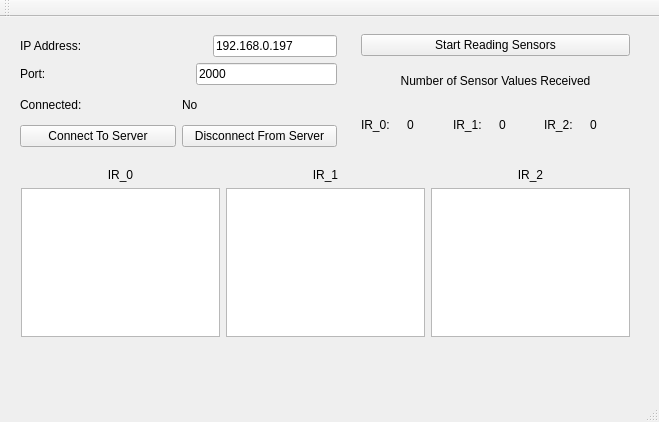
<?xml version="1.0" encoding="UTF-8"?>
<ui version="4.0">
 <class>targetAlignment</class>
 <widget class="QMainWindow" name="targetAlignment">
  <property name="geometry">
   <rect>
    <x>0</x>
    <y>0</y>
    <width>659</width>
    <height>422</height>
   </rect>
  </property>
  <property name="windowTitle">
   <string>targetAlignment</string>
  </property>
  <widget class="QWidget" name="centralWidget">
   <widget class="QWidget" name="layoutWidget">
    <property name="geometry">
     <rect>
      <x>350</x>
      <y>6</y>
      <width>291</width>
      <height>131</height>
     </rect>
    </property>
    <layout class="QVBoxLayout" name="verticalLayout_5">
     <item>
      <widget class="QPushButton" name="startSensingButton">
       <property name="text">
        <string>Start Reading Sensors</string>
       </property>
      </widget>
     </item>
     <item>
      <widget class="QLabel" name="numberOfSensorValuesReceivedLabel">
       <property name="text">
        <string>Number of Sensor Values Received</string>
       </property>
       <property name="alignment">
        <set>Qt::AlignCenter</set>
       </property>
      </widget>
     </item>
     <item>
      <layout class="QHBoxLayout" name="horizontalLayout_5">
       <item>
        <layout class="QHBoxLayout" name="horizontalLayout_4">
         <item>
          <widget class="QLabel" name="IR_0Label">
           <property name="text">
            <string>IR_0:</string>
           </property>
          </widget>
         </item>
         <item>
          <widget class="QLabel" name="IR_0CountLabel">
           <property name="text">
            <string>0</string>
           </property>
          </widget>
         </item>
        </layout>
       </item>
       <item>
        <layout class="QHBoxLayout" name="horizontalLayout_3">
         <item>
          <widget class="QLabel" name="IR_1Label">
           <property name="text">
            <string>IR_1:</string>
           </property>
          </widget>
         </item>
         <item>
          <widget class="QLabel" name="IR_1CountLabel">
           <property name="text">
            <string>0</string>
           </property>
          </widget>
         </item>
        </layout>
       </item>
       <item>
        <layout class="QHBoxLayout" name="horizontalLayout_2">
         <item>
          <widget class="QLabel" name="IR_2Label">
           <property name="text">
            <string>IR_2:</string>
           </property>
          </widget>
         </item>
         <item>
          <widget class="QLabel" name="IR_2CountLabel">
           <property name="text">
            <string>0</string>
           </property>
          </widget>
         </item>
        </layout>
       </item>
      </layout>
     </item>
    </layout>
   </widget>
   <widget class="QWidget" name="layoutWidget_2">
    <property name="geometry">
     <rect>
      <x>10</x>
      <y>140</y>
      <width>631</width>
      <height>191</height>
     </rect>
    </property>
    <layout class="QHBoxLayout" name="horizontalLayout">
     <item>
      <layout class="QVBoxLayout" name="verticalLayout">
       <item>
        <widget class="QLabel" name="label">
         <property name="text">
          <string>IR_0</string>
         </property>
         <property name="alignment">
          <set>Qt::AlignCenter</set>
         </property>
        </widget>
       </item>
       <item>
        <widget class="QPlainTextEdit" name="IR_0PlainTextEdit"/>
       </item>
      </layout>
     </item>
     <item>
      <layout class="QVBoxLayout" name="verticalLayout_2">
       <item>
        <widget class="QLabel" name="label_2">
         <property name="text">
          <string>IR_1</string>
         </property>
         <property name="alignment">
          <set>Qt::AlignCenter</set>
         </property>
        </widget>
       </item>
       <item>
        <widget class="QPlainTextEdit" name="IR_1PlainTextEdit"/>
       </item>
      </layout>
     </item>
     <item>
      <layout class="QVBoxLayout" name="verticalLayout_3">
       <item>
        <widget class="QLabel" name="label_3">
         <property name="text">
          <string>IR_2</string>
         </property>
         <property name="alignment">
          <set>Qt::AlignCenter</set>
         </property>
        </widget>
       </item>
       <item>
        <widget class="QPlainTextEdit" name="IR_2PlainTextEdit"/>
       </item>
      </layout>
     </item>
    </layout>
   </widget>
   <widget class="QWidget" name="layoutWidget_3">
    <property name="geometry">
     <rect>
      <x>9</x>
      <y>7</y>
      <width>339</width>
      <height>134</height>
     </rect>
    </property>
    <layout class="QVBoxLayout" name="verticalLayout_6">
     <item>
      <layout class="QVBoxLayout" name="verticalLayout_4">
       <item>
        <layout class="QHBoxLayout" name="horizontalLayout_8">
         <item>
          <widget class="QLabel" name="ipAddressLabel">
           <property name="text">
            <string>IP Address:</string>
           </property>
          </widget>
         </item>
         <item>
          <spacer name="horizontalSpacer_2">
           <property name="orientation">
            <enum>Qt::Horizontal</enum>
           </property>
           <property name="sizeHint" stdset="0">
            <size>
             <width>40</width>
             <height>20</height>
            </size>
           </property>
          </spacer>
         </item>
         <item>
          <widget class="QLineEdit" name="serverIPLineEdit">
           <property name="text">
            <string>192.168.0.197</string>
           </property>
          </widget>
         </item>
        </layout>
       </item>
       <item>
        <layout class="QHBoxLayout" name="horizontalLayout_9">
         <item>
          <widget class="QLabel" name="portLabel">
           <property name="text">
            <string>Port: </string>
           </property>
          </widget>
         </item>
         <item>
          <spacer name="horizontalSpacer">
           <property name="orientation">
            <enum>Qt::Horizontal</enum>
           </property>
           <property name="sizeHint" stdset="0">
            <size>
             <width>71</width>
             <height>20</height>
            </size>
           </property>
          </spacer>
         </item>
         <item>
          <widget class="QLineEdit" name="portLineEdit">
           <property name="text">
            <string>2000</string>
           </property>
          </widget>
         </item>
        </layout>
       </item>
       <item>
        <layout class="QHBoxLayout" name="horizontalLayout_6">
         <item>
          <widget class="QLabel" name="connectedLabel">
           <property name="text">
            <string>Connected:</string>
           </property>
          </widget>
         </item>
         <item>
          <widget class="QLabel" name="connectionStatusLabel">
           <property name="text">
            <string>No</string>
           </property>
          </widget>
         </item>
        </layout>
       </item>
      </layout>
     </item>
     <item>
      <layout class="QHBoxLayout" name="horizontalLayout_7">
       <item>
        <widget class="QPushButton" name="connectToServerButton">
         <property name="text">
          <string>Connect To Server</string>
         </property>
        </widget>
       </item>
       <item>
        <widget class="QPushButton" name="disconnectFromServerButton">
         <property name="text">
          <string>Disconnect From Server</string>
         </property>
        </widget>
       </item>
      </layout>
     </item>
    </layout>
   </widget>
  </widget>
  <widget class="QMenuBar" name="menuBar">
   <property name="geometry">
    <rect>
     <x>0</x>
     <y>0</y>
     <width>659</width>
     <height>31</height>
    </rect>
   </property>
  </widget>
  <widget class="QToolBar" name="mainToolBar">
   <attribute name="toolBarArea">
    <enum>TopToolBarArea</enum>
   </attribute>
   <attribute name="toolBarBreak">
    <bool>false</bool>
   </attribute>
  </widget>
  <widget class="QStatusBar" name="statusBar"/>
 </widget>
 <layoutdefault spacing="6" margin="11"/>
 <resources/>
 <connections/>
</ui>
